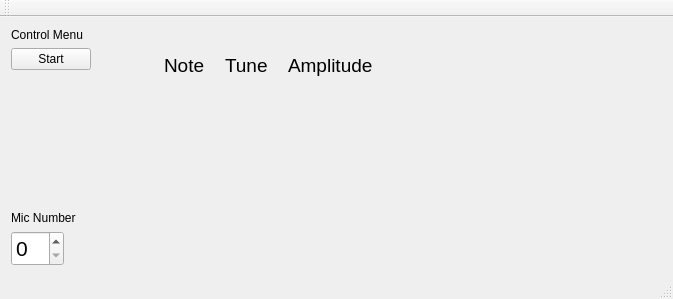
<?xml version="1.0" encoding="UTF-8"?>
<ui version="4.0">
 <class>MainWindow</class>
 <widget class="QMainWindow" name="MainWindow">
  <property name="enabled">
   <bool>true</bool>
  </property>
  <property name="geometry">
   <rect>
    <x>0</x>
    <y>0</y>
    <width>673</width>
    <height>299</height>
   </rect>
  </property>
  <property name="sizePolicy">
   <sizepolicy hsizetype="Minimum" vsizetype="Expanding">
    <horstretch>0</horstretch>
    <verstretch>0</verstretch>
   </sizepolicy>
  </property>
  <property name="windowTitle">
   <string>MainWindow</string>
  </property>
  <widget class="QWidget" name="centralWidget">
   <layout class="QGridLayout" name="gridLayout">
    <item row="0" column="0" rowspan="3">
     <layout class="QVBoxLayout" name="controlLayout">
      <item>
       <widget class="QLabel" name="label">
        <property name="text">
         <string>Control Menu</string>
        </property>
       </widget>
      </item>
      <item>
       <widget class="QPushButton" name="pushButton">
        <property name="sizePolicy">
         <sizepolicy hsizetype="Fixed" vsizetype="Fixed">
          <horstretch>0</horstretch>
          <verstretch>0</verstretch>
         </sizepolicy>
        </property>
        <property name="text">
         <string>Start</string>
        </property>
       </widget>
      </item>
      <item>
       <spacer name="verticalSpacer">
        <property name="orientation">
         <enum>Qt::Vertical</enum>
        </property>
        <property name="sizeHint" stdset="0">
         <size>
          <width>20</width>
          <height>40</height>
         </size>
        </property>
       </spacer>
      </item>
      <item>
       <widget class="QLabel" name="label_3">
        <property name="text">
         <string>Mic Number</string>
        </property>
       </widget>
      </item>
      <item>
       <widget class="QSpinBox" name="spinBox_micNum">
        <property name="enabled">
         <bool>true</bool>
        </property>
        <property name="sizePolicy">
         <sizepolicy hsizetype="Fixed" vsizetype="Fixed">
          <horstretch>0</horstretch>
          <verstretch>30</verstretch>
         </sizepolicy>
        </property>
        <property name="minimumSize">
         <size>
          <width>0</width>
          <height>35</height>
         </size>
        </property>
        <property name="font">
         <font>
          <pointsize>16</pointsize>
          <weight>50</weight>
          <bold>false</bold>
          <kerning>true</kerning>
         </font>
        </property>
       </widget>
      </item>
     </layout>
    </item>
    <item row="2" column="2">
     <layout class="QGridLayout" name="plotLayout"/>
    </item>
    <item row="0" column="2">
     <layout class="QHBoxLayout" name="dataLayout">
      <property name="spacing">
       <number>20</number>
      </property>
      <property name="sizeConstraint">
       <enum>QLayout::SetFixedSize</enum>
      </property>
      <item>
       <widget class="QLabel" name="label_2">
        <property name="text">
         <string/>
        </property>
       </widget>
      </item>
      <item>
       <spacer name="horizontalSpacer_3">
        <property name="orientation">
         <enum>Qt::Horizontal</enum>
        </property>
        <property name="sizeType">
         <enum>QSizePolicy::Fixed</enum>
        </property>
        <property name="sizeHint" stdset="0">
         <size>
          <width>20</width>
          <height>20</height>
         </size>
        </property>
       </spacer>
      </item>
      <item>
       <widget class="QLabel" name="eventText">
        <property name="sizePolicy">
         <sizepolicy hsizetype="Fixed" vsizetype="Preferred">
          <horstretch>0</horstretch>
          <verstretch>0</verstretch>
         </sizepolicy>
        </property>
        <property name="font">
         <font>
          <pointsize>14</pointsize>
          <weight>50</weight>
          <bold>false</bold>
         </font>
        </property>
        <property name="text">
         <string>Note</string>
        </property>
       </widget>
      </item>
      <item>
       <widget class="QLabel" name="eventText_2">
        <property name="sizePolicy">
         <sizepolicy hsizetype="Fixed" vsizetype="Preferred">
          <horstretch>0</horstretch>
          <verstretch>0</verstretch>
         </sizepolicy>
        </property>
        <property name="font">
         <font>
          <pointsize>14</pointsize>
          <weight>50</weight>
          <bold>false</bold>
         </font>
        </property>
        <property name="text">
         <string>Tune</string>
        </property>
       </widget>
      </item>
      <item>
       <widget class="QLabel" name="eventText_3">
        <property name="sizePolicy">
         <sizepolicy hsizetype="Fixed" vsizetype="Minimum">
          <horstretch>0</horstretch>
          <verstretch>0</verstretch>
         </sizepolicy>
        </property>
        <property name="font">
         <font>
          <pointsize>14</pointsize>
          <weight>50</weight>
          <bold>false</bold>
         </font>
        </property>
        <property name="text">
         <string>Amplitude</string>
        </property>
       </widget>
      </item>
      <item>
       <spacer name="horizontalSpacer">
        <property name="orientation">
         <enum>Qt::Horizontal</enum>
        </property>
        <property name="sizeHint" stdset="0">
         <size>
          <width>40</width>
          <height>20</height>
         </size>
        </property>
       </spacer>
      </item>
     </layout>
    </item>
    <item row="0" column="1">
     <spacer name="horizontalSpacer_2">
      <property name="orientation">
       <enum>Qt::Horizontal</enum>
      </property>
      <property name="sizeType">
       <enum>QSizePolicy::Fixed</enum>
      </property>
      <property name="sizeHint" stdset="0">
       <size>
        <width>20</width>
        <height>20</height>
       </size>
      </property>
     </spacer>
    </item>
    <item row="1" column="2">
     <spacer name="verticalSpacer_2">
      <property name="orientation">
       <enum>Qt::Vertical</enum>
      </property>
      <property name="sizeType">
       <enum>QSizePolicy::Fixed</enum>
      </property>
      <property name="sizeHint" stdset="0">
       <size>
        <width>20</width>
        <height>20</height>
       </size>
      </property>
     </spacer>
    </item>
   </layout>
  </widget>
  <widget class="QMenuBar" name="menuBar">
   <property name="geometry">
    <rect>
     <x>0</x>
     <y>0</y>
     <width>673</width>
     <height>21</height>
    </rect>
   </property>
  </widget>
  <widget class="QToolBar" name="mainToolBar">
   <attribute name="toolBarArea">
    <enum>TopToolBarArea</enum>
   </attribute>
   <attribute name="toolBarBreak">
    <bool>false</bool>
   </attribute>
  </widget>
  <widget class="QStatusBar" name="statusBar"/>
 </widget>
 <layoutdefault spacing="6" margin="11"/>
 <resources/>
 <connections/>
</ui>
